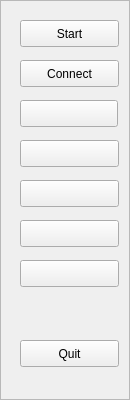
   <widget class="QFrame" name="frame_3">
    <property name="geometry">
     <rect>
      <x>410</x>
      <y>10</y>
      <width>130</width>
      <height>400</height>
     </rect>
    </property>
    <property name="frameShape">
     <enum>QFrame::StyledPanel</enum>
    </property>
    <property name="frameShadow">
     <enum>QFrame::Raised</enum>
    </property>
    <widget class="QPushButton" name="StartJSBSimButton">
     <property name="geometry">
      <rect>
       <x>20</x>
       <y>20</y>
       <width>99</width>
       <height>27</height>
      </rect>
     </property>
     <property name="text">
      <string>Start</string>
     </property>
     <property name="checkable">
      <bool>true</bool>
     </property>
    </widget>
    <widget class="QPushButton" name="ConnectButton">
     <property name="geometry">
      <rect>
       <x>20</x>
       <y>60</y>
       <width>99</width>
       <height>27</height>
      </rect>
     </property>
     <property name="text">
      <string>Connect</string>
     </property>
    </widget>
    <widget class="QPushButton" name="pushButton_3">
     <property name="geometry">
      <rect>
       <x>20</x>
       <y>140</y>
       <width>99</width>
       <height>27</height>
      </rect>
     </property>
     <property name="text">
      <string/>
     </property>
    </widget>
    <widget class="QPushButton" name="pushButton_4">
     <property name="geometry">
      <rect>
       <x>20</x>
       <y>100</y>
       <width>98</width>
       <height>27</height>
      </rect>
     </property>
     <property name="text">
      <string/>
     </property>
    </widget>
    <widget class="QPushButton" name="pushButton_5">
     <property name="geometry">
      <rect>
       <x>20</x>
       <y>180</y>
       <width>99</width>
       <height>27</height>
      </rect>
     </property>
     <property name="text">
      <string/>
     </property>
    </widget>
    <widget class="QPushButton" name="pushButton_6">
     <property name="geometry">
      <rect>
       <x>20</x>
       <y>220</y>
       <width>99</width>
       <height>27</height>
      </rect>
     </property>
     <property name="text">
      <string/>
     </property>
    </widget>
    <widget class="QPushButton" name="pushButton_7">
     <property name="geometry">
      <rect>
       <x>20</x>
       <y>260</y>
       <width>99</width>
       <height>27</height>
      </rect>
     </property>
     <property name="text">
      <string/>
     </property>
    </widget>
    <widget class="QPushButton" name="pushButton_Quit">
     <property name="geometry">
      <rect>
       <x>20</x>
       <y>340</y>
       <width>99</width>
       <height>27</height>
      </rect>
     </property>
     <property name="text">
      <string>Quit</string>
     </property>
    </widget>
   </widget>
